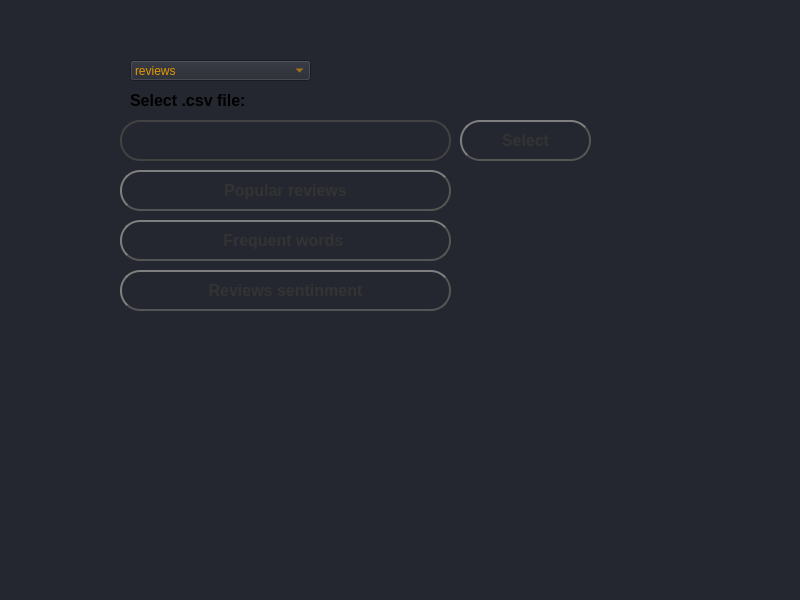
<?xml version="1.0" encoding="UTF-8"?>
<ui version="4.0">
 <class>Dialog</class>
 <widget class="QDialog" name="Dialog">
  <property name="geometry">
   <rect>
    <x>0</x>
    <y>0</y>
    <width>800</width>
    <height>600</height>
   </rect>
  </property>
  <property name="windowTitle">
   <string>MainWindow</string>
  </property>
  <property name="styleSheet">
   <string notr="true">background-color: rgb(37, 39, 48)</string>
  </property>
  <widget class="QWidget" name="centralwidget" native="true">
   <property name="geometry">
    <rect>
     <x>-110</x>
     <y>10</y>
     <width>711</width>
     <height>561</height>
    </rect>
   </property>
   <widget class="QLabel" name="label_2">
    <property name="geometry">
     <rect>
      <x>240</x>
      <y>80</y>
      <width>141</width>
      <height>21</height>
     </rect>
    </property>
    <property name="font">
     <font>
      <pointsize>12</pointsize>
      <weight>75</weight>
      <bold>true</bold>
     </font>
    </property>
    <property name="styleSheet">
     <string notr="true"/>
    </property>
    <property name="text">
     <string>&lt;html&gt;&lt;head/&gt;&lt;body&gt;&lt;p&gt;&lt;span style=&quot; font-size:10pt; color:#e39700;&quot;&gt;Select .csv file:&lt;/span&gt;&lt;/p&gt;&lt;/body&gt;&lt;/html&gt;</string>
    </property>
   </widget>
   <widget class="QLineEdit" name="lineEdit_2">
    <property name="geometry">
     <rect>
      <x>230</x>
      <y>110</y>
      <width>331</width>
      <height>41</height>
     </rect>
    </property>
    <property name="styleSheet">
     <string notr="true">QLineEdit{
 border: 2px solid rgb(66, 66, 66);
 border-radius: 20px;
 color: #FFF;

}</string>
    </property>
   </widget>
   <widget class="QPushButton" name="pushButton">
    <property name="geometry">
     <rect>
      <x>570</x>
      <y>110</y>
      <width>131</width>
      <height>41</height>
     </rect>
    </property>
    <property name="font">
     <font>
      <pointsize>12</pointsize>
      <weight>75</weight>
      <italic>false</italic>
      <bold>true</bold>
     </font>
    </property>
    <property name="styleSheet">
     <string notr="true">QPushButton {
    color: #333;
    border: 2px solid #555;
    border-radius: 20px;
    border-style: outset;
    background: qradialgradient(
        cx: 0.3, cy: -0.4, fx: 0.3, fy: -0.4,
        radius: 1.35, stop: 0 #fff, stop: 1 #888
        );
    padding: 5px;
    }

QPushButton:hover {
    background: qradialgradient(
        cx: 0.3, cy: -0.4, fx: 0.3, fy: -0.4,
        radius: 1.35, stop: 0 #fff, stop: 1 #bbb
        );
    }

QPushButton:pressed {
    border-style: inset;
    background: qradialgradient(
        cx: 0.4, cy: -0.1, fx: 0.4, fy: -0.1,
        radius: 1.35, stop: 0 #fff, stop: 1 #ddd
        );
    }

</string>
    </property>
    <property name="text">
     <string>Select</string>
    </property>
   </widget>
   <widget class="QPushButton" name="pushButton_2">
    <property name="geometry">
     <rect>
      <x>230</x>
      <y>160</y>
      <width>331</width>
      <height>41</height>
     </rect>
    </property>
    <property name="font">
     <font>
      <pointsize>12</pointsize>
      <weight>75</weight>
      <italic>false</italic>
      <bold>true</bold>
     </font>
    </property>
    <property name="styleSheet">
     <string notr="true">QPushButton {
    color: #333;
    border: 2px solid #555;
    border-radius: 20px;
    border-style: outset;
    background: qradialgradient(
        cx: 0.3, cy: -0.4, fx: 0.3, fy: -0.4,
        radius: 1.35, stop: 0 #fff, stop: 1 #888
        );
    padding: 5px;
    }

QPushButton:hover {
    background: qradialgradient(
        cx: 0.3, cy: -0.4, fx: 0.3, fy: -0.4,
        radius: 1.35, stop: 0 #fff, stop: 1 #bbb
        );
    }

QPushButton:pressed {
    border-style: inset;
    background: qradialgradient(
        cx: 0.4, cy: -0.1, fx: 0.4, fy: -0.1,
        radius: 1.35, stop: 0 #fff, stop: 1 #ddd
        );
    }

</string>
    </property>
    <property name="text">
     <string>Popular reviews</string>
    </property>
   </widget>
   <widget class="QComboBox" name="comboBox">
    <property name="geometry">
     <rect>
      <x>240</x>
      <y>50</y>
      <width>181</width>
      <height>21</height>
     </rect>
    </property>
    <property name="styleSheet">
     <string notr="true">color: rgb(227, 151, 0);</string>
    </property>
    <item>
     <property name="text">
      <string>reviews</string>
     </property>
    </item>
    <item>
     <property name="text">
      <string>products</string>
     </property>
    </item>
   </widget>
   <widget class="QPushButton" name="pushButton_3">
    <property name="geometry">
     <rect>
      <x>230</x>
      <y>210</y>
      <width>331</width>
      <height>41</height>
     </rect>
    </property>
    <property name="font">
     <font>
      <pointsize>12</pointsize>
      <weight>75</weight>
      <italic>false</italic>
      <bold>true</bold>
     </font>
    </property>
    <property name="styleSheet">
     <string notr="true">QPushButton {
    color: #333;
    border: 2px solid #555;
    border-radius: 20px;
    border-style: outset;
    background: qradialgradient(
        cx: 0.3, cy: -0.4, fx: 0.3, fy: -0.4,
        radius: 1.35, stop: 0 #fff, stop: 1 #888
        );
    padding: 5px;
    }

QPushButton:hover {
    background: qradialgradient(
        cx: 0.3, cy: -0.4, fx: 0.3, fy: -0.4,
        radius: 1.35, stop: 0 #fff, stop: 1 #bbb
        );
    }

QPushButton:pressed {
    border-style: inset;
    background: qradialgradient(
        cx: 0.4, cy: -0.1, fx: 0.4, fy: -0.1,
        radius: 1.35, stop: 0 #fff, stop: 1 #ddd
        );
    }

</string>
    </property>
    <property name="text">
     <string>Frequent words </string>
    </property>
   </widget>
   <widget class="QPushButton" name="pushButton_4">
    <property name="geometry">
     <rect>
      <x>230</x>
      <y>260</y>
      <width>331</width>
      <height>41</height>
     </rect>
    </property>
    <property name="font">
     <font>
      <pointsize>12</pointsize>
      <weight>75</weight>
      <italic>false</italic>
      <bold>true</bold>
     </font>
    </property>
    <property name="styleSheet">
     <string notr="true">QPushButton {
    color: #333;
    border: 2px solid #555;
    border-radius: 20px;
    border-style: outset;
    background: qradialgradient(
        cx: 0.3, cy: -0.4, fx: 0.3, fy: -0.4,
        radius: 1.35, stop: 0 #fff, stop: 1 #888
        );
    padding: 5px;
    }

QPushButton:hover {
    background: qradialgradient(
        cx: 0.3, cy: -0.4, fx: 0.3, fy: -0.4,
        radius: 1.35, stop: 0 #fff, stop: 1 #bbb
        );
    }

QPushButton:pressed {
    border-style: inset;
    background: qradialgradient(
        cx: 0.4, cy: -0.1, fx: 0.4, fy: -0.1,
        radius: 1.35, stop: 0 #fff, stop: 1 #ddd
        );
    }

</string>
    </property>
    <property name="text">
     <string>Reviews sentinment</string>
    </property>
   </widget>
  </widget>
  <widget class="QMenuBar" name="menubar">
   <property name="geometry">
    <rect>
     <x>0</x>
     <y>0</y>
     <width>800</width>
     <height>26</height>
    </rect>
   </property>
  </widget>
  <widget class="QStatusBar" name="statusbar">
   <property name="geometry">
    <rect>
     <x>0</x>
     <y>0</y>
     <width>3</width>
     <height>21</height>
    </rect>
   </property>
  </widget>
 </widget>
 <resources/>
 <connections/>
</ui>
